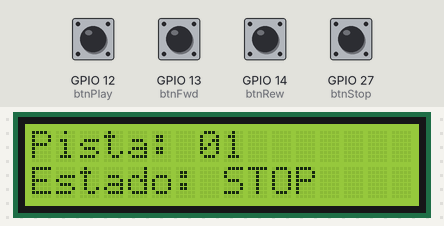
This sketch was run on a simulated ESP32. Parts: 16×2 character LCD. Inputs (shaded band) come from the test bench; at power-on: GPIO 12 (btnPlay), GPIO 13 (btnFwd), GPIO 14 (btnRew), GPIO 27 (btnStop) HIGH. The audio player accepts every command and is not drawn.

Above: at 1.7 s.
1.8 s: GPIO 12 (btnPlay) pulled LOW for 0.15 s
At 2.7 s:
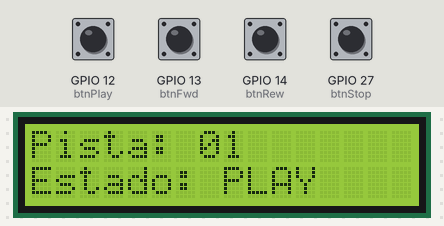
3.4 s: GPIO 13 (btnFwd) pulled LOW for 0.15 s
At 4.0 s:
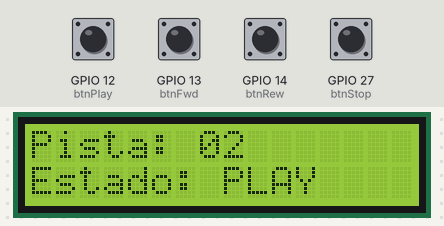
5.0 s: GPIO 27 (btnStop) pulled LOW for 0.15 s
At 5.3 s:
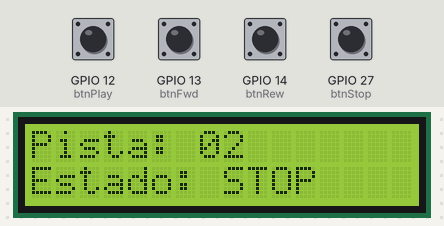
6.6 s: GPIO 13 (btnFwd) pulled LOW for 1 s
At 7.7 s:
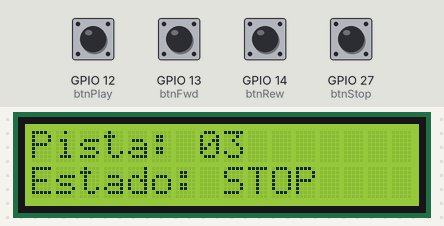
9.1 s: GPIO 12 (btnPlay) pulled LOW for 1 s
At 9.5 s:
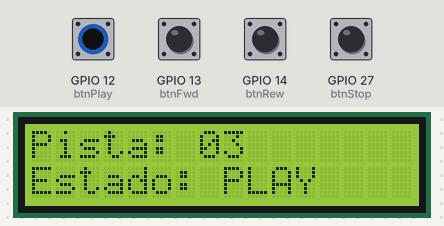
11.6 s: GPIO 27 (btnStop) pulled LOW for 1 s
At 12.7 s:
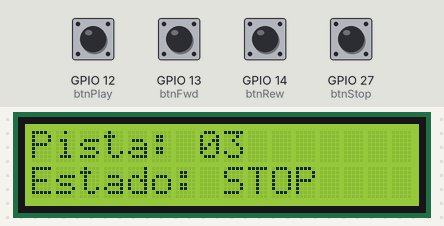
Timing chart, 0 to 14.6 s (numbered marks = the images above; inputs shaded):
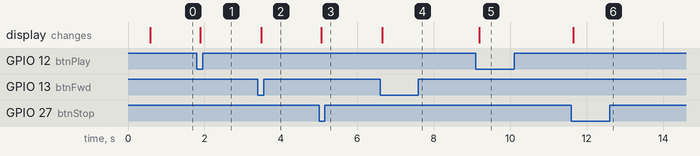

The sketch:

LCD-DFPlayer-ESP32.ino
```cpp
#include <Arduino.h>
#include <LiquidCrystal.h>
#include <ezButton.h>
#include <DFRobotDFPlayerMini.h>

// --- Configuración del LCD1602 (Modo 4 bits) ---
// LiquidCrystal lcd(RS, EN, D4, D5, D6, D7);
const int PIN_RS = 19;
const int PIN_EN = 23;
const int PIN_D4 = 18;
const int PIN_D5 = 5;
const int PIN_D6 = 4;
const int PIN_D7 = 2;

LiquidCrystal lcd(PIN_RS, PIN_EN, PIN_D4, PIN_D5, PIN_D6, PIN_D7);

// --- Configuración de Botones ---
ezButton btnStop(27);
ezButton btnPlay(12);
ezButton btnRew(14);
ezButton btnFwd(13);

// --- Configuración del DFPlayer Mini (UART2) ---
HardwareSerial mySerial2(2); // Usar UART2 de hardware
DFRobotDFPlayerMini myDFPlayer;

// --- Estado del Reproductor ---
int currentTrack = 1;
int totalTracks = 99; // Límite de pistas estimado
bool isPlaying = false;

// --- Función para actualizar la pantalla ---
void updateLCD() {
  lcd.setCursor(0, 0);
  lcd.print("Pista: ");
  if (currentTrack < 10) lcd.print("0"); // Formato dos dígitos (01, 02...)
  lcd.print(currentTrack);
  lcd.print("       "); // Limpiar caracteres residuales

  lcd.setCursor(0, 1);
  if (isPlaying) {
    lcd.print("Estado: PLAY   ");
  } else {
    lcd.print("Estado: STOP   ");
  }
}

void setup() {
  // Inicializar LCD
  lcd.begin(16, 2);
  lcd.setCursor(0, 0);
  lcd.print("Iniciando...");

  // Configurar tiempo de antirrebote para los botones
  btnStop.setDebounceTime(50);
  btnPlay.setDebounceTime(50);
  btnRew.setDebounceTime(50);
  btnFwd.setDebounceTime(50);

  // Inicializar UART2 para DFPlayer (RX=16, TX=17)
  mySerial2.begin(9600, SERIAL_8N1, 16, 17);

  if (!myDFPlayer.begin(mySerial2)) {
    lcd.setCursor(0, 1);
    lcd.print("Error DFPlayer ");
    while (true); // Detener ejecución si falla el DFPlayer
  }

  myDFPlayer.volume(20); // Volumen inicial (0 a 30)

  // Mensaje inicial en pantalla
  lcd.clear();
  updateLCD();
}

void loop() {
  // Actualizar lectura de los botones
  btnStop.loop();
  btnPlay.loop();
  btnRew.loop();
  btnFwd.loop();

  // --- BOTÓN PLAY ---
  if (btnPlay.isPressed()) {
    myDFPlayer.play(currentTrack);
    isPlaying = true;
    updateLCD();
  }

  // --- BOTÓN STOP / PAUSE ---
  if (btnStop.isPressed()) {
    myDFPlayer.pause();
    isPlaying = false;
    updateLCD();
  }

  // --- BOTÓN FWD (Siguiente) ---
  if (btnFwd.isPressed()) {
    currentTrack++;
    if (currentTrack > totalTracks) currentTrack = 1;

    if (isPlaying) {
      myDFPlayer.play(currentTrack); // Cambia y reproduce inmediatamente
    }
    updateLCD();
  }

  // --- BOTÓN REW (Anterior) ---
  if (btnRew.isPressed()) {
    currentTrack--;
    if (currentTrack < 1) currentTrack = totalTracks;

    if (isPlaying) {
      myDFPlayer.play(currentTrack); // Cambia y reproduce inmediatamente
    }
    updateLCD();
  }
}
```

Measured:
- after the input at 1.8 s, the display: changes after 0.08 s (image 1)
- after the input at 3.4 s, the display: changes after 0.08 s (image 2)
- after the input at 5.0 s, the display: changes after 0.06 s (image 3)
- after the input at 6.6 s, the display: changes after 0.05 s (image 4)
- after the input at 9.1 s, the display: changes after 0.08 s (image 5)
- after the input at 11.6 s, the display: changes after 0.06 s (image 6)
